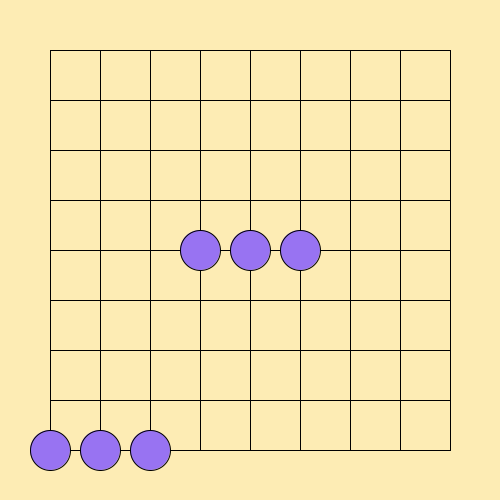
Frame 1 (no input)
Frame 60 (the mouse pressed at the canvas centre just before this capture): identical to frame 1, image omitted
Frame 120 (the mouse held since frame 60 and released just before this capture): identical to frame 1, image omitted

The Processing sketch that drew this single still picture (run headless with seeded random() and noise(); from frame 60 on, the mouse is pressed at the canvas centre):

// Processing sketch: week_05_6_array
// ── week_05_6_array.pde
int [][]go={
  {0,0,0,0,0,0,0,0,0},
  {0,0,0,0,0,0,0,0,0},
  {0,0,0,0,0,0,0,0,0},
  {0,0,0,0,0,0,0,0,0},
  {0,0,0,1,1,1,0,0,0},
  {0,0,0,0,0,0,0,0,0},
  {0,0,0,0,0,0,0,0,0},
  {0,0,0,0,0,0,0,0,0},
  {1,1,1,0,0,0,0,0,0} };
void setup(){
  size(500,500);
}
void draw(){
  background(253,236,180);
  for(int i=0;i<9;i++){
    line( 50+i*50,50, 50+i*50,450);
    line( 50, 50+i*50, 450, 50+i*50);
  }
    for(int i=0;i<9;i++){
      for(int j=0;j<9;j++){
        if(go[i][j]==1){
          int x=50+50*j,y=50+50*i;
          fill(152,115,242);ellipse(x,y,40,40);
       }
    }
  }
}
  
  
